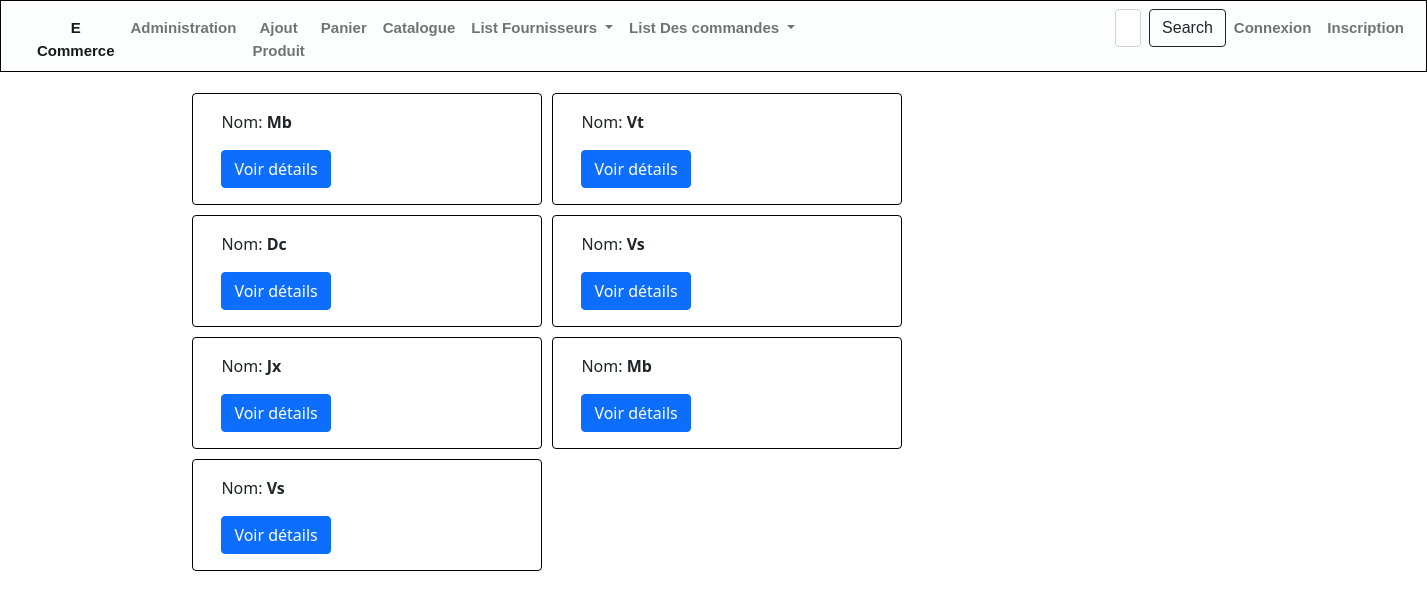
The page /magasin/ListCategorie/ on the database its author committed.
### magasin/models.py (models this page shows, shortened)
class Categorie(models.Model):
    TYPE_CHOICES=[
        ('Al','Alimentaire'),
        ('Mb','Meuble'),
        ('Sn','Sanitaire'),
        ('Vs','Vaisselle'),
        ('Vt','Vetement'),
        ('Jx','Jouets'),
        ('Lg','Ligne de Maison'),
        ('Bj','Bijoux'),
        ('Dc','Decor')
        ]
    libelle=models.CharField(default='Al',choices=TYPE_CHOICES,max_length=50)

### magasin/views.py (the view)
# urls.py: path('ListCategorie/', views.ListCategorie, name='ListCategorie'),
def ListCategorie(request):
        categories= Categorie.objects.all()
        context={'categories':categories}
        return render( request,'Categories/mesCategories.html',context )

### magasin/templates/Categories/mesCategories.html (shortened to what this page needs)
{% extends 'magasin/base.html' %}
{% block content %}
<div class="container-fluid mt-3">
    <div class="row-9" >
        <div  id='categorie' class="col-lg-9 mx-auto" >
            <div class="row mx-auto" >
                {% for categorie in categories %}
                <div class="card" id={{categorie.id}} style="width:350px;border:black solid 1px;margin:5px;">
                    <div class="card-body" >
                         <p class="card-text">Nom: <b>{{categorie.libelle}}</b></p>
                        <div style="width: 350px;">
                        <a href="{% url 'detail_categorie' categorie_id=categorie.id %}" class="btn btn-primary">Voir détails</a>
                    </div>
                </div>
                </div>
                {% endfor %}
            </div>
        </div>
    </div>
</div>
{% endblock %}

### rows shown on the page
Categorie: libelle "Mb"
Categorie: {{ categorie.id }} 3 (drawn), libelle "Vt"
Categorie: libelle "Dc"
Categorie: libelle "Vs"
Categorie: libelle "Jx"
Categorie: libelle "Mb"
Categorie: libelle "Vs"
